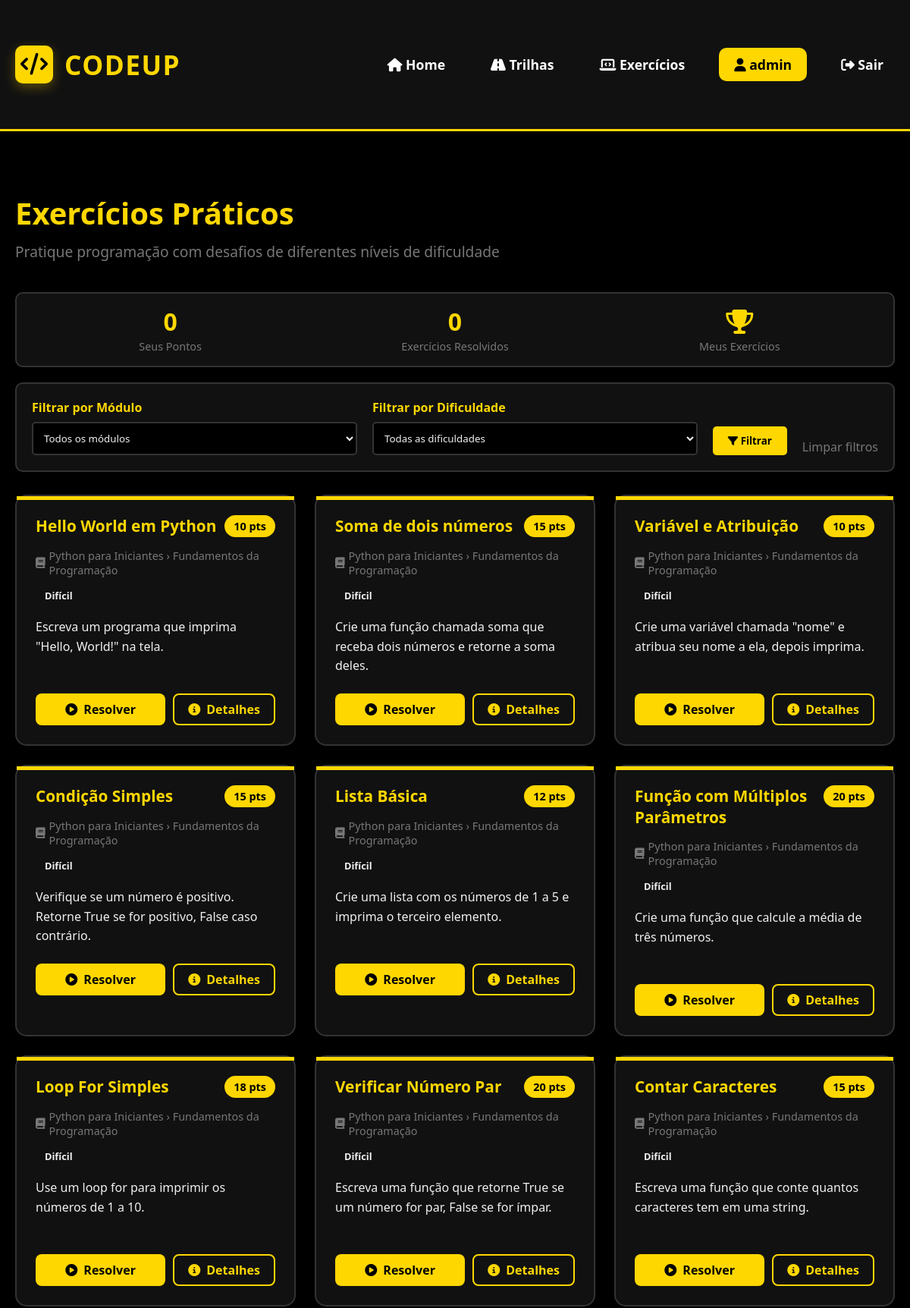
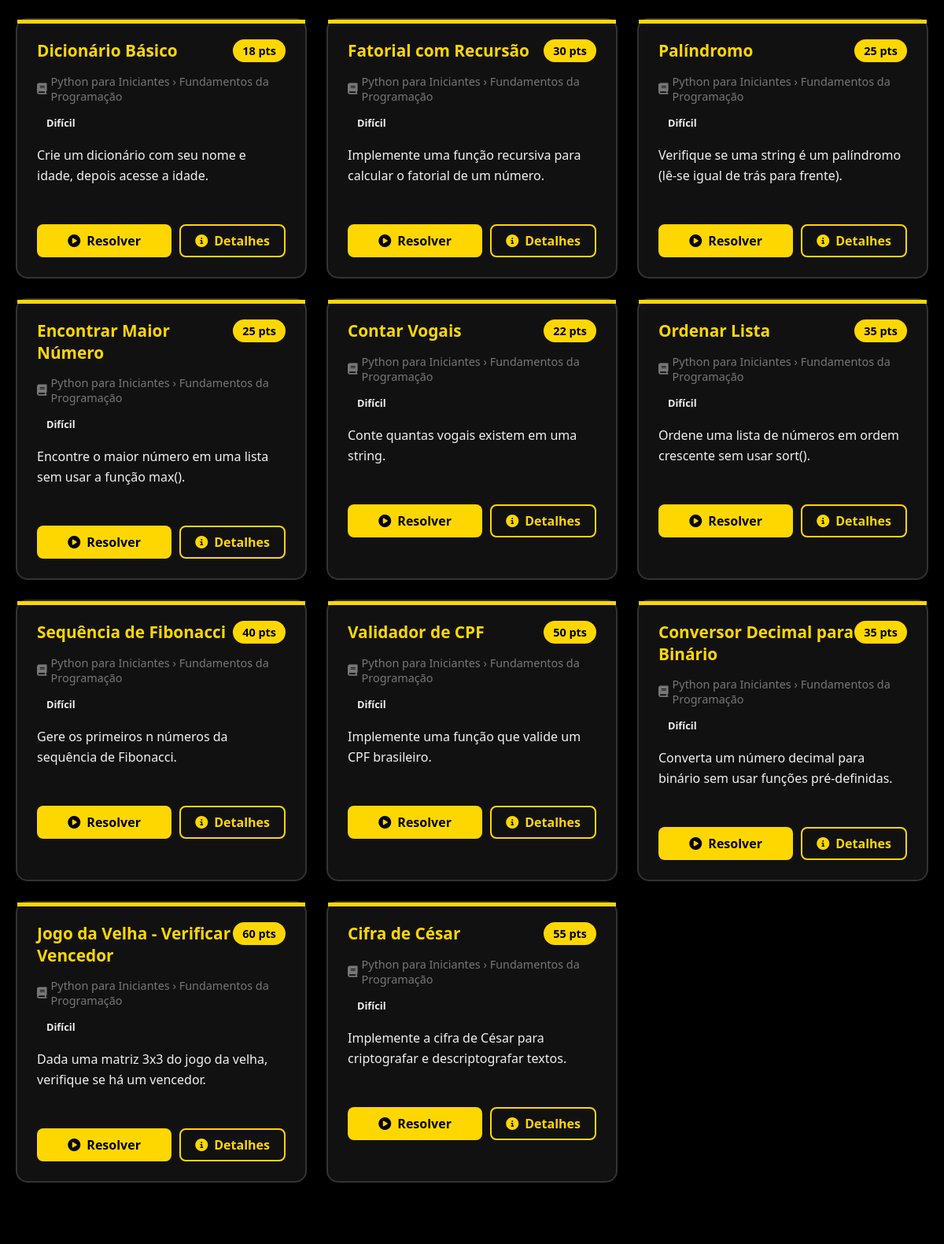
The app's page /exercicios/ (signed in, upper part) with its own data (2 pictures, top to bottom).
### exercicios/models.py (models this page shows, shortened)
class Exercicio(models.Model):
    modulo = models.ForeignKey('trilhas.Modulo', on_delete=models.CASCADE, related_name='exercicios')
    titulo = models.CharField(max_length=200)
    enunciado = models.TextField()
    codigo_inicial = models.TextField(blank=True)
    resposta_correta = models.TextField()
    pontos = models.IntegerField(default=10)
    dificuldade = models.CharField(max_length=20, choices=[
        ('facil', 'Fácil'),
        ('medio', 'Médio'),
        ('dificil', 'Difícil'),
    ])

### trilhas/models.py (models this page shows, shortened)
class Modulo(models.Model):
    trilha = models.ForeignKey(Trilha, on_delete=models.CASCADE, related_name='modulos')
    titulo = models.CharField(max_length=200)
    descricao = models.TextField()
    conteudo = models.TextField(blank=True)  # Conteúdo em Markdown/HTML
    video_url = models.URLField(blank=True)
    ordem = models.IntegerField(default=0)
    duracao = models.IntegerField(default=0)  # Em minutos
    concluido = models.BooleanField(default=False)
    class Meta:
        ordering = ['ordem']
        verbose_name = 'Módulo'
        verbose_name_plural = 'Módulos'

class Trilha(models.Model):
    DIFICULDADE_CHOICES = [
        ('iniciante', 'Iniciante'),
        ('intermediario', 'Intermediário'),
        ('avancado', 'Avançado'),
    ]
    titulo = models.CharField(max_length=200)
    descricao = models.TextField()
    icone = models.CharField(max_length=50, default='book')
    cor = models.CharField(max_length=7, default='#FFD700')  # Cor em hex
    dificuldade = models.CharField(max_length=20, choices=DIFICULDADE_CHOICES, default='iniciante')
    tempo_estimado = models.IntegerField(default=0)  # Em horas
    pontos_recompensa = models.IntegerField(default=100)
    ativo = models.BooleanField(default=True)
    ordem = models.IntegerField(default=0)
    data_criacao = models.DateTimeField(auto_now_add=True)
    class Meta:
        ordering = ['ordem', 'data_criacao']
        verbose_name = 'Trilha'
        verbose_name_plural = 'Trilhas'

### exercicios/views.py (the view)
# urls.py: path('', views.index, name='index'),
def index(request):
    exercicios = Exercicio.objects.all()
    if TRILHA_EXISTS:
        exercicios = exercicios.select_related('modulo__trilha')
    else:
        exercicios = exercicios.select_related('modulo')
    modulo_id = request.GET.get('modulo', '')
    dificuldade = request.GET.get('dificuldade', '')
    if modulo_id:
        exercicios = exercicios.filter(modulo_id=modulo_id)
    if dificuldade:
        exercicios = exercicios.filter(dificuldade=dificuldade)
    modulos = []
    if TRILHA_EXISTS:
        modulos = Modulo.objects.all().select_related('trilha')
    elif Modulo.objects is not None:
        modulos = Modulo.objects.all()
    exercicios_resolvidos_ids = []
    pontos_totais = 0
    exercicios_resolvidos_count = 0
    if request.user.is_authenticated:
        exercicios_resolvidos_ids = RespostaAluno.objects.filter(
            aluno=request.user,
            status='correto'
        ).values_list('exercicio_id', flat=True)
        respostas_corretas = RespostaAluno.objects.filter(
            aluno=request.user,
            status='correto'
        )
        exercicios_resolvidos_count = respostas_corretas.count()
        for resposta in respostas_corretas:
            pontos_totais += resposta.exercicio.pontos
    context = {
        'exercicios': exercicios,
        'modulos': modulos,
        'selected_modulo': modulo_id,
        'selected_dificuldade': dificuldade,
        'exercicios_resolvidos_ids': list(exercicios_resolvidos_ids),
        'TRILHA_EXISTS': TRILHA_EXISTS,
        'pontos_totais': pontos_totais,
        'exercicios_resolvidos_count': exercicios_resolvidos_count,
    }
    return render(request, 'exercicios/index.html', context)

### codeup/context_processors.py (called while the page is built)
def site_info(request):
    from django.conf import settings
    return {
        'SITE_NAME': getattr(settings, 'SITE_NAME', 'CodeUP'),
        'SITE_DESCRIPTION': getattr(settings, 'SITE_DESCRIPTION', 'Plataforma de aprendizado'),
        'SITE_VERSION': getattr(settings, 'SITE_VERSION', '1.0.0'),
        'SITE_URL': getattr(settings, 'SITE_URL', 'http://localhost:8000'),
        'DEBUG': settings.DEBUG,
    }

### exercicios/templates/exercicios/index.html (shortened to what this page needs)
{% extends 'base.html' %}
{% load static %}
{% block content %}
<main class="container">
    <h1 class="page-title">Exercícios Práticos</h1>
    <p class="page-subtitle">Pratique programação com desafios de diferentes níveis de dificuldade</p>
    {% if user.is_authenticated %}
    <div class="stats-bar">
        <div class="stat-item">
            <span class="stat-value">{{ pontos_totais|default:"0" }}</span>
            <span class="stat-label">Seus Pontos</span>
        </div>
        <div class="stat-item">
            <span class="stat-value">{{ exercicios_resolvidos_count|default:"0" }}</span>
            <span class="stat-label">Exercícios Resolvidos</span>
        </div>
        <div class="stat-item">
            <a href="{% url 'exercicios:meus_exercicios' %}" style="color: var(--primary-color); text-decoration: none;">
                <span class="stat-value">
                    <i class="fas fa-trophy"></i>
                </span>
                <span class="stat-label">Meus Exercícios</span>
            </a>
        </div>
    </div>
    {% endif %}
    <form method="GET" action="{% url 'exercicios:index' %}" class="filtros">
        <div class="filtro-group">
            <label class="filtro-label" for="modulo">Filtrar por Módulo</label>
            <select name="modulo" id="modulo" class="filtro-select">
                <option value="">Todos os módulos</option>
            </select>
        </div>
        <div class="filtro-group">
            <label class="filtro-label" for="dificuldade">Filtrar por Dificuldade</label>
            <select name="dificuldade" id="dificuldade" class="filtro-select">
                <option value="">Todas as dificuldades</option>
            </select>
        </div>
        <button type="submit" class="btn-filtrar">
            <i class="fas fa-filter"></i> Filtrar
        </button>
        <a href="{% url 'exercicios:index' %}" style="align-self: flex-end; color: var(--text-muted); text-decoration: none;">
            Limpar filtros
        </a>
    </form>
    {% if exercicios %}
        <div class="exercicios-grid">
            {% for exercicio in exercicios %}
            <div class="exercicio-card">
                <div class="exercicio-header">
                    <h3 class="exercicio-titulo">{{ exercicio.titulo }}</h3>
                    <div class="exercicio-pontos">{{ exercicio.pontos }} pts</div>
                </div>
                <div class="exercicio-modulo">
                    <i class="fas fa-book"></i>
                    {% if exercicio.modulo.trilha %}
                        {{ exercicio.modulo.trilha.titulo }} ›
                    {% endif %}
                    {{ exercicio.modulo.titulo }}
                </div>
                <span class="exercicio-dificuldade dificuldade-{{ exercicio.dificuldade }}">
                    {% if exercicio.dificuldade == 'facil' %}Fácil
                    {% elif exercicio.dificuldade == 'medio' %}Médio
                    {% else %}Difícil{% endif %}
                </span>
                <p class="exercicio-descricao">{{ exercicio.enunciado|truncatewords:30 }}</p>
                <div class="exercicio-actions">
                    <a href="{% url 'exercicios:resolver' exercicio.id %}" class="btn-resolver">
                        <i class="fas fa-play-circle"></i> Resolver
                    </a>
                    <a href="{% url 'exercicios:detalhe' exercicio.id %}" class="btn-detalhes">
                        <i class="fas fa-info-circle"></i> Detalhes
                    </a>
                </div>
            </div>
            {% endfor %}
        </div>
    {% else %}
        <div class="empty-state">
            <i class="fas fa-laptop-code"></i>
            <h3>Nenhum exercício encontrado</h3>
            <p>Tente mudar os filtros ou volte mais tarde para novos exercícios.</p>
        </div>
    {% endif %}
</main>
{% endblock %}

### templates/base.html (shortened to what this page needs)
<!DOCTYPE html>
<html lang="pt-BR">
<head>
    <link rel="stylesheet" href="https://cdnjs.cloudflare.com/ajax/libs/font-awesome/6.4.0/css/all.min.css">
</head>
<body>
    <header class="header">
        <div class="container">
            <div class="nav-container">
                <a href="{% url 'inicio' %}" class="logo">
                    <div class="logo-icon">
                        <i class="fas fa-code"></i>
                    </div>
                    <div class="logo-text">CODEUP</div>
                </a>
                <div class="nav-links">
                    <a href="{% url 'inicio' %}" class="nav-link {% if request.path == '/' %}active{% endif %}">
                        <i class="fas fa-home"></i> Home
                    </a>
                    <a href="{% url 'trilhas:lista' %}" class="nav-link">
                        <i class="fas fa-road"></i> Trilhas
                    </a>
                    <a href="{% url 'exercicios:lista' %}" class="nav-link">
                        <i class="fas fa-laptop-code"></i> Exercícios
                    </a>
                    {% if user.is_authenticated %}
                        <a href="{% url 'usuarios:perfil' %}" class="btn" style="padding: 10px 20px;">
                            <i class="fas fa-user"></i> {{ user.username }}
                        </a>
                        <a href="{% url 'usuarios:logout' %}" class="nav-link">
                            <i class="fas fa-sign-out-alt"></i> Sair
                        </a>
                    {% endif %}
                </div>
            </div>
        </div>
    </header>
    <main class="main-content">
        {% block content %}
        {% endblock %}
    </main>
</body>
</html>

### templates/base.html (style rules this page uses)
* { margin: 0; padding: 0; box-sizing: border-box; font-family: 'Segoe UI', Tahoma, Geneva, Verdana, sans-serif; }
body { background-color: #000000; color: #f0f0f0; min-height: 100vh; }
.header { background-color: #111111; border-bottom: 3px solid #FFD700; padding: 20px 0; position: sticky; top: 0; z-index: 1000; box-shadow: 0 5px 20px rgba(0, 0, 0, 0.5); }
.container { max-width: 1200px; margin: 0 auto; padding: 0 20px; }
.nav-container { display: flex; justify-content: space-between; align-items: center; }
.logo { display: flex; align-items: center; gap: 15px; text-decoration: none; }
.logo-icon { background-color: #FFD700; color: #000000; width: 50px; height: 50px; border-radius: 10px; display: flex; align-items: center; justify-content: center; font-size: 1.8rem; font-weight: bold; box-shadow: 0 5px 15px rgba(255, 215, 0, 0.3); }
.logo-text { font-size: 2.2rem; font-weight: 900; color: #FFD700; letter-spacing: 1.5px; }
.nav-links { display: flex; gap: 30px; align-items: center; }
.nav-link { color: #ffffff; text-decoration: none; font-weight: 600; font-size: 1.1rem; transition: all 0.3s; padding: 8px 15px; border-radius: 8px; }
.btn { display: inline-block; padding: 12px 25px; background-color: #FFD700; color: #000000; text-decoration: none; border-radius: 10px; font-weight: bold; font-size: 1.1rem; transition: all 0.3s; border: none; cursor: pointer; }
.main-content { min-height: calc(100vh - 400px); padding: 40px 0; }

### records on screen
Exercicio: titulo "Hello World em Python", pontos "10", modulo.trilha.titulo "Python para Iniciantes", modulo.titulo "Fundamentos da Programação", dificuldade "Difícil", enunciado "Escreva um programa que imprima \"Hello, World!\" na tela."
Exercicio: titulo "Soma de dois números", pontos "15", modulo.trilha.titulo "Python para Iniciantes", modulo.titulo "Fundamentos da Programação", dificuldade "Difícil", enunciado "Crie uma função chamada soma que receba dois números e retorne a soma deles."
Exercicio: titulo "Variável e Atribuição", pontos "10", modulo.trilha.titulo "Python para Iniciantes", modulo.titulo "Fundamentos da Programação", dificuldade "Difícil", enunciado "Crie uma variável chamada \"nome\" e atribua seu nome a ela, depois imprima."
Exercicio: titulo "Condição Simples", pontos "15", modulo.trilha.titulo "Python para Iniciantes", modulo.titulo "Fundamentos da Programação", dificuldade "Difícil", enunciado "Verifique se um número é positivo. Retorne True se for positivo, False caso contrário."
Exercicio: titulo "Lista Básica", pontos "12", modulo.trilha.titulo "Python para Iniciantes", modulo.titulo "Fundamentos da Programação", dificuldade "Difícil", enunciado "Crie uma lista com os números de 1 a 5 e imprima o terceiro elemento."
Exercicio: titulo "Função com Múltiplos Parâmetros", pontos "20", modulo.trilha.titulo "Python para Iniciantes", modulo.titulo "Fundamentos da Programação", dificuldade "Difícil", enunciado "Crie uma função que calcule a média de três números."
Exercicio: titulo "Loop For Simples", pontos "18", modulo.trilha.titulo "Python para Iniciantes", modulo.titulo "Fundamentos da Programação", dificuldade "Difícil", enunciado "Use um loop for para imprimir os números de 1 a 10."
Exercicio: titulo "Verificar Número Par", pontos "20", modulo.trilha.titulo "Python para Iniciantes", modulo.titulo "Fundamentos da Programação", dificuldade "Difícil", enunciado "Escreva uma função que retorne True se um número for par, False se for ímpar."
Exercicio: titulo "Contar Caracteres", pontos "15", modulo.trilha.titulo "Python para Iniciantes", modulo.titulo "Fundamentos da Programação", dificuldade "Difícil", enunciado "Escreva uma função que conte quantos caracteres tem em uma string."
Exercicio: titulo "Dicionário Básico", pontos "18", modulo.trilha.titulo "Python para Iniciantes", modulo.titulo "Fundamentos da Programação", dificuldade "Difícil", enunciado "Crie um dicionário com seu nome e idade, depois acesse a idade."
Exercicio: titulo "Fatorial com Recursão", pontos "30", modulo.trilha.titulo "Python para Iniciantes", modulo.titulo "Fundamentos da Programação", dificuldade "Difícil", enunciado "Implemente uma função recursiva para calcular o fatorial de um número."
Exercicio: titulo "Palíndromo", pontos "25", modulo.trilha.titulo "Python para Iniciantes", modulo.titulo "Fundamentos da Programação", dificuldade "Difícil", enunciado "Verifique se uma string é um palíndromo (lê-se igual de trás para frente)."
Exercicio: titulo "Encontrar Maior Número", pontos "25", modulo.trilha.titulo "Python para Iniciantes", modulo.titulo "Fundamentos da Programação", dificuldade "Difícil", enunciado "Encontre o maior número em uma lista sem usar a função max()."
Exercicio: titulo "Contar Vogais", pontos "22", modulo.trilha.titulo "Python para Iniciantes", modulo.titulo "Fundamentos da Programação", dificuldade "Difícil", enunciado "Conte quantas vogais existem em uma string."
Exercicio: titulo "Ordenar Lista", pontos "35", modulo.trilha.titulo "Python para Iniciantes", modulo.titulo "Fundamentos da Programação", dificuldade "Difícil", enunciado "Ordene uma lista de números em ordem crescente sem usar sort()."
Exercicio: titulo "Sequência de Fibonacci", pontos "40", modulo.trilha.titulo "Python para Iniciantes", modulo.titulo "Fundamentos da Programação", dificuldade "Difícil", enunciado "Gere os primeiros n números da sequência de Fibonacci."
Exercicio: titulo "Validador de CPF", pontos "50", modulo.trilha.titulo "Python para Iniciantes", modulo.titulo "Fundamentos da Programação", dificuldade "Difícil", enunciado "Implemente uma função que valide um CPF brasileiro."
Exercicio: titulo "Conversor Decimal para Binário", pontos "35", modulo.trilha.titulo "Python para Iniciantes", modulo.titulo "Fundamentos da Programação", dificuldade "Difícil", enunciado "Converta um número decimal para binário sem usar funções pré-definidas."
Exercicio: titulo "Jogo da Velha - Verificar Vencedor", pontos "60", modulo.trilha.titulo "Python para Iniciantes", modulo.titulo "Fundamentos da Programação", dificuldade "Difícil", enunciado "Dada uma matriz 3x3 do jogo da velha, verifique se há um vencedor."
Exercicio: titulo "Cifra de César", pontos "55", modulo.trilha.titulo "Python para Iniciantes", modulo.titulo "Fundamentos da Programação", dificuldade "Difícil", enunciado "Implemente a cifra de César para criptografar e descriptografar textos."

### other values on screen
{{ user.username }} "admin"
{{ pontos_totais|default:"0" }} "0"
{{ exercicios_resolvidos_count|default:"0" }} "0"
